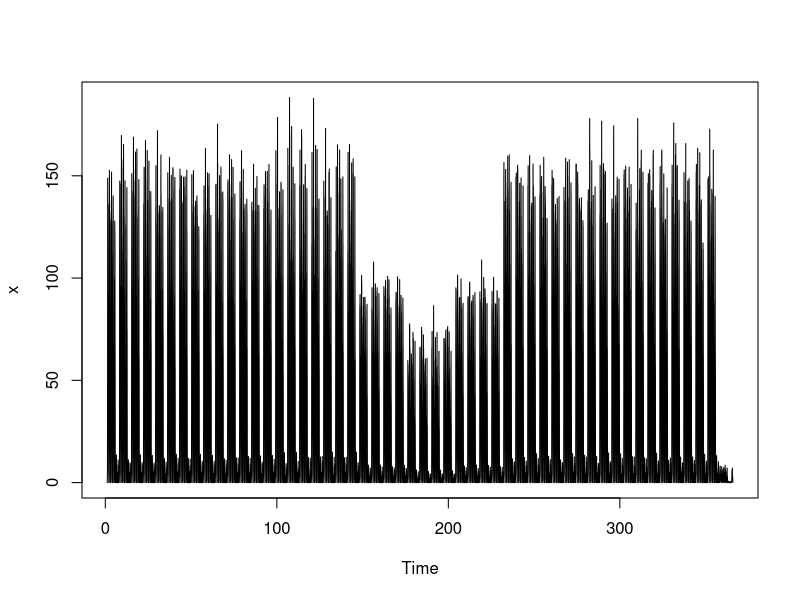
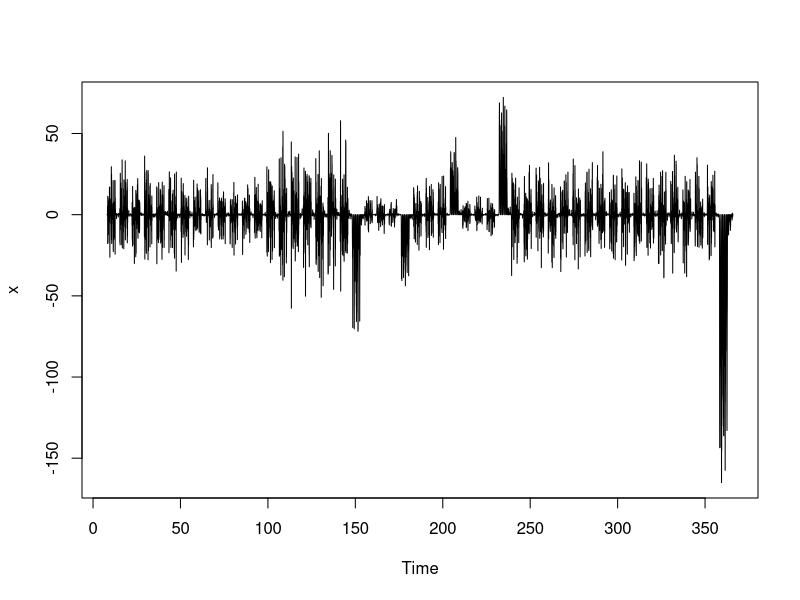
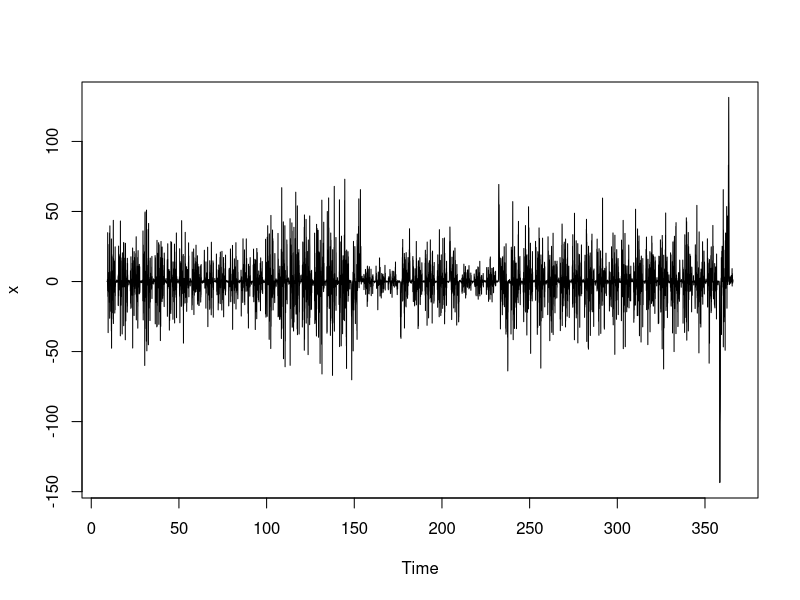
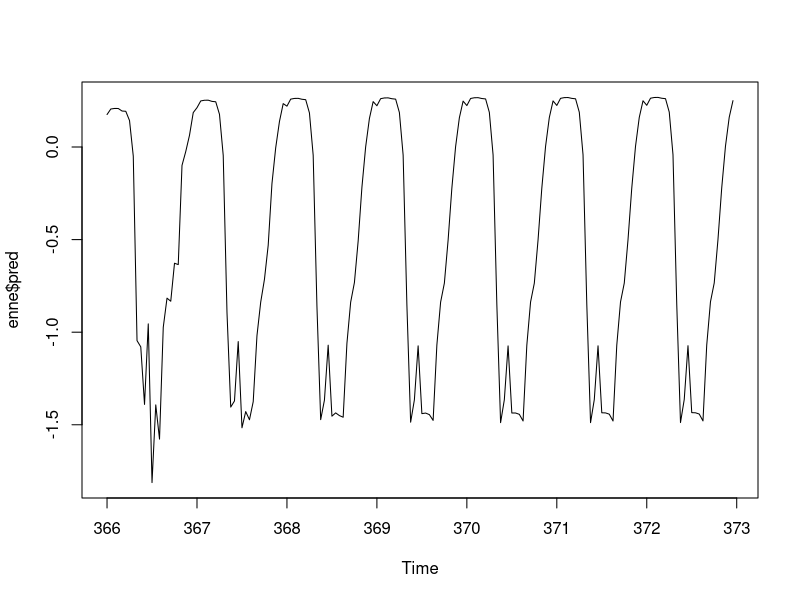
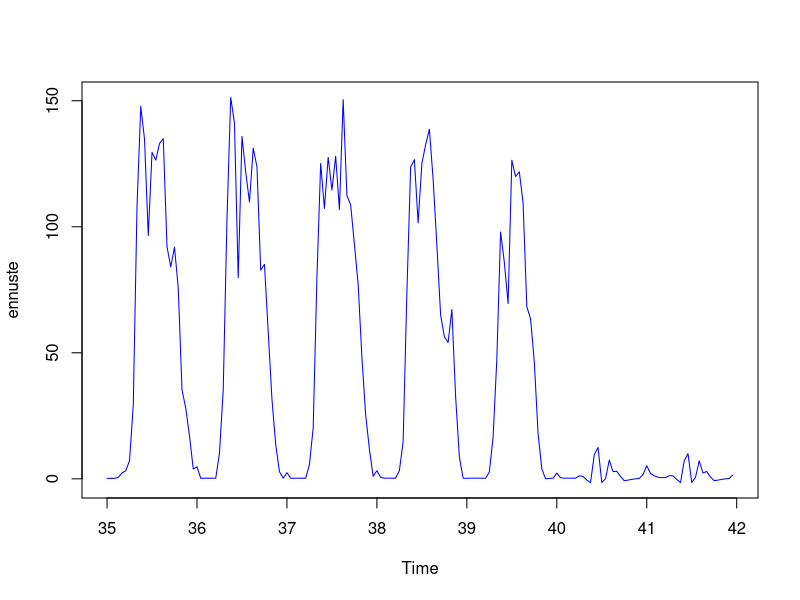

Recreate these plots in R, in order.
df <- read.csv("people_flow.csv", sep=",")
df <- df[-c(1)]

df_series <- ts(df, start = 1, frequency = 24)
plot.ts(df_series)

L1 <- 168
L2 <- 24

diff168 <- diff(df_series,lag=168,differences=1)
diff24 <- diff(diff168, lag=24, differences=1)
plot.ts(diff168)
plot.ts(diff24)

model <- arima(diff168,order=c(0,1,2),seasonal=list(order=c(1,1,1),period=24))
enne <- predict(model,n.ahead=168)
plot.ts(enne$pred)

ennuste <- c(1:168)
clyla = c(1:168)
clala = c(1:168)
for(x in 1:length(ennuste)) {
  ennuste[x] <- df_series[168-L1+x]+enne$pred[x]
  clyla[x] = ennuste[x] + 1.96*enne$se[x]
  clala[x] = ennuste[x] - 1.96*enne$se[x]
}
ennuste = ts(ennuste, start = c(35,1), frequency = 24)
clyla = ts(clyla, start = c(35,1), frequency = 24)
clala = ts(clala, start = c(35,1), frequency = 24)
ts.plot(ennuste, col = c("blue"))

write.csv(ennuste, "people_flow_pred.csv")
